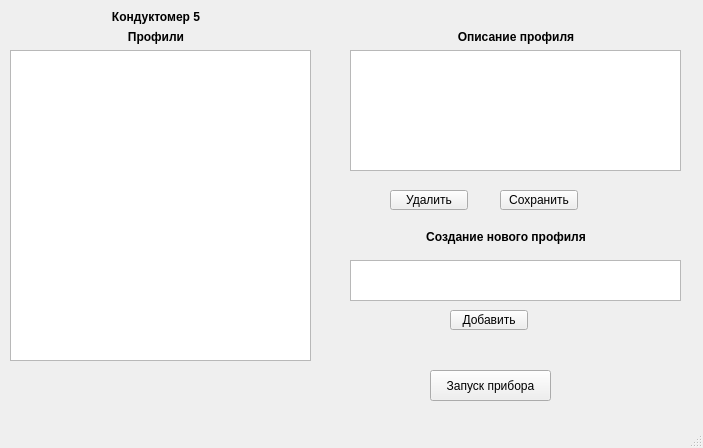
<?xml version="1.0" encoding="UTF-8"?>
<ui version="4.0">
 <class>fmChangeVPribors</class>
 <widget class="QMainWindow" name="fmChangeVPribors">
  <property name="geometry">
   <rect>
    <x>0</x>
    <y>0</y>
    <width>703</width>
    <height>448</height>
   </rect>
  </property>
  <property name="windowTitle">
   <string>Выбор профиля прибора</string>
  </property>
  <widget class="QWidget" name="centralwidget">
   <widget class="QTreeWidget" name="twMeas">
    <property name="geometry">
     <rect>
      <x>790</x>
      <y>450</y>
      <width>292</width>
      <height>221</height>
     </rect>
    </property>
    <property name="frameShadow">
     <enum>QFrame::Sunken</enum>
    </property>
    <property name="lineWidth">
     <number>1</number>
    </property>
    <attribute name="headerVisible">
     <bool>false</bool>
    </attribute>
    <column>
     <property name="text">
      <string notr="true">1</string>
     </property>
    </column>
   </widget>
   <widget class="QLabel" name="label">
    <property name="geometry">
     <rect>
      <x>10</x>
      <y>30</y>
      <width>292</width>
      <height>14</height>
     </rect>
    </property>
    <property name="font">
     <font>
      <pointsize>9</pointsize>
      <weight>75</weight>
      <bold>true</bold>
     </font>
    </property>
    <property name="text">
     <string>Профили</string>
    </property>
    <property name="alignment">
     <set>Qt::AlignCenter</set>
    </property>
   </widget>
   <widget class="QToolButton" name="tbAddCh">
    <property name="geometry">
     <rect>
      <x>450</x>
      <y>310</y>
      <width>78</width>
      <height>20</height>
     </rect>
    </property>
    <property name="font">
     <font>
      <pointsize>9</pointsize>
     </font>
    </property>
    <property name="text">
     <string>Добавить</string>
    </property>
    <property name="toolButtonStyle">
     <enum>Qt::ToolButtonTextOnly</enum>
    </property>
    <property name="arrowType">
     <enum>Qt::NoArrow</enum>
    </property>
   </widget>
   <widget class="QToolButton" name="tbDelCh">
    <property name="geometry">
     <rect>
      <x>390</x>
      <y>190</y>
      <width>78</width>
      <height>20</height>
     </rect>
    </property>
    <property name="font">
     <font>
      <pointsize>9</pointsize>
     </font>
    </property>
    <property name="text">
     <string>Удалить</string>
    </property>
    <property name="toolButtonStyle">
     <enum>Qt::ToolButtonTextOnly</enum>
    </property>
    <property name="arrowType">
     <enum>Qt::NoArrow</enum>
    </property>
   </widget>
   <widget class="QListWidget" name="lwVIns_3">
    <property name="geometry">
     <rect>
      <x>10</x>
      <y>50</y>
      <width>301</width>
      <height>311</height>
     </rect>
    </property>
    <property name="selectionMode">
     <enum>QAbstractItemView::MultiSelection</enum>
    </property>
   </widget>
   <widget class="QTextBrowser" name="textBrowser">
    <property name="geometry">
     <rect>
      <x>350</x>
      <y>50</y>
      <width>331</width>
      <height>121</height>
     </rect>
    </property>
   </widget>
   <widget class="QLabel" name="label_2">
    <property name="geometry">
     <rect>
      <x>370</x>
      <y>30</y>
      <width>292</width>
      <height>14</height>
     </rect>
    </property>
    <property name="font">
     <font>
      <pointsize>9</pointsize>
      <weight>75</weight>
      <bold>true</bold>
     </font>
    </property>
    <property name="text">
     <string>Описание профиля</string>
    </property>
    <property name="alignment">
     <set>Qt::AlignCenter</set>
    </property>
   </widget>
   <widget class="QToolButton" name="tbAddCh_2">
    <property name="geometry">
     <rect>
      <x>500</x>
      <y>190</y>
      <width>78</width>
      <height>20</height>
     </rect>
    </property>
    <property name="font">
     <font>
      <pointsize>9</pointsize>
     </font>
    </property>
    <property name="text">
     <string>Сохранить</string>
    </property>
    <property name="toolButtonStyle">
     <enum>Qt::ToolButtonTextOnly</enum>
    </property>
    <property name="arrowType">
     <enum>Qt::NoArrow</enum>
    </property>
   </widget>
   <widget class="QTextEdit" name="textEdit">
    <property name="geometry">
     <rect>
      <x>350</x>
      <y>260</y>
      <width>331</width>
      <height>41</height>
     </rect>
    </property>
   </widget>
   <widget class="QLabel" name="label_3">
    <property name="geometry">
     <rect>
      <x>360</x>
      <y>230</y>
      <width>292</width>
      <height>14</height>
     </rect>
    </property>
    <property name="font">
     <font>
      <pointsize>9</pointsize>
      <weight>75</weight>
      <bold>true</bold>
     </font>
    </property>
    <property name="text">
     <string>Создание нового профиля</string>
    </property>
    <property name="alignment">
     <set>Qt::AlignCenter</set>
    </property>
   </widget>
   <widget class="QLabel" name="label_4">
    <property name="geometry">
     <rect>
      <x>10</x>
      <y>10</y>
      <width>292</width>
      <height>14</height>
     </rect>
    </property>
    <property name="font">
     <font>
      <pointsize>9</pointsize>
      <weight>75</weight>
      <bold>true</bold>
     </font>
    </property>
    <property name="text">
     <string>Кондуктомер 5</string>
    </property>
    <property name="alignment">
     <set>Qt::AlignCenter</set>
    </property>
   </widget>
   <widget class="QToolButton" name="tbAddCh_3">
    <property name="geometry">
     <rect>
      <x>430</x>
      <y>370</y>
      <width>121</width>
      <height>31</height>
     </rect>
    </property>
    <property name="font">
     <font>
      <pointsize>9</pointsize>
     </font>
    </property>
    <property name="text">
     <string>Запуск прибора</string>
    </property>
    <property name="toolButtonStyle">
     <enum>Qt::ToolButtonTextOnly</enum>
    </property>
    <property name="arrowType">
     <enum>Qt::NoArrow</enum>
    </property>
   </widget>
  </widget>
  <widget class="QMenuBar" name="menubar">
   <property name="geometry">
    <rect>
     <x>0</x>
     <y>0</y>
     <width>703</width>
     <height>21</height>
    </rect>
   </property>
  </widget>
  <widget class="QStatusBar" name="statusbar"/>
 </widget>
 <resources/>
 <connections/>
</ui>
